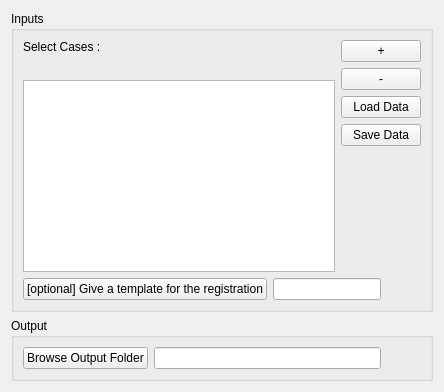
      <widget class="QWidget" name="FileTab">
       <attribute name="title">
        <string>Files</string>
       </attribute>
       <layout class="QVBoxLayout" name="verticalLayout_5">
        <item>
         <widget class="QGroupBox" name="InputsGroupBox">
          <property name="title">
           <string>Inputs</string>
          </property>
          <layout class="QVBoxLayout" name="verticalLayout_7">
           <item>
            <layout class="QHBoxLayout" name="SelectCaseshorizontalLayout">
             <item>
              <layout class="QVBoxLayout" name="verticalLayout_3">
               <item>
                <widget class="QLabel" name="label_15">
                 <property name="text">
                  <string>Select Cases :</string>
                 </property>
                </widget>
               </item>
               <item>
                <widget class="QLabel" name="SelectCasesLabel">
                 <property name="text">
                  <string/>
                 </property>
                </widget>
               </item>
               <item>
                <widget class="QListWidget" name="CaseListWidget">
                 <property name="dragDropMode">
                  <enum>QAbstractItemView::NoDragDrop</enum>
                 </property>
                 <property name="defaultDropAction">
                  <enum>Qt::CopyAction</enum>
                 </property>
                 <property name="selectionMode">
                  <enum>QAbstractItemView::MultiSelection</enum>
                 </property>
                 <property name="iconSize">
                  <size>
                   <width>4</width>
                   <height>4</height>
                  </size>
                 </property>
                 <property name="viewMode">
                  <enum>QListView::ListMode</enum>
                 </property>
                 <property name="sortingEnabled">
                  <bool>false</bool>
                 </property>
                </widget>
               </item>
              </layout>
             </item>
             <item>
              <layout class="QVBoxLayout" name="verticalLayout_2">
               <item>
                <widget class="QPushButton" name="AddPushButton">
                 <property name="toolTip">
                  <string>Add cases</string>
                 </property>
                 <property name="text">
                  <string>+</string>
                 </property>
                </widget>
               </item>
               <item>
                <widget class="QPushButton" name="RemovePushButton">
                 <property name="toolTip">
                  <string>Remove selected cases</string>
                 </property>
                 <property name="text">
                  <string>-</string>
                 </property>
                 <property name="checkable">
                  <bool>false</bool>
                 </property>
                </widget>
               </item>
               <item>
                <widget class="QPushButton" name="BrowseCSVPushButton">
                 <property name="toolTip">
                  <string>Open CSV file as Dataset</string>
                 </property>
                 <property name="text">
                  <string>Load Data</string>
                 </property>
                </widget>
               </item>
               <item>
                <widget class="QPushButton" name="SaveCSVPushButton">
                 <property name="toolTip">
                  <string>Generate a CSV file with Dataset</string>
                 </property>
                 <property name="text">
                  <string>Save Data</string>
                 </property>
                </widget>
               </item>
               <item>
                <spacer name="verticalSpacer">
                 <property name="orientation">
                  <enum>Qt::Vertical</enum>
                 </property>
                 <property name="sizeHint" stdset="0">
                  <size>
                   <width>20</width>
                   <height>40</height>
                  </size>
                 </property>
                </spacer>
               </item>
              </layout>
             </item>
            </layout>
           </item>
           <item>
            <layout class="QHBoxLayout" name="horizontalLayout">
             <item>
              <widget class="QPushButton" name="TemplateBrowsePushButton">
               <property name="toolTip">
                <string>Use of a FA Template</string>
               </property>
               <property name="text">
                <string>[optional] Give a template for the registration</string>
               </property>
              </widget>
             </item>
             <item>
              <widget class="QLineEdit" name="TemplateLineEdit"/>
             </item>
             <item>
              <spacer name="horizontalSpacer_5">
               <property name="orientation">
                <enum>Qt::Horizontal</enum>
               </property>
               <property name="sizeType">
                <enum>QSizePolicy::Minimum</enum>
               </property>
               <property name="sizeHint" stdset="0">
                <size>
                 <width>40</width>
                 <height>20</height>
                </size>
               </property>
              </spacer>
             </item>
            </layout>
           </item>
          </layout>
         </widget>
        </item>
        <item>
         <widget class="QGroupBox" name="OutputGroupBox">
          <property name="maximumSize">
           <size>
            <width>16777215</width>
            <height>100</height>
           </size>
          </property>
          <property name="title">
           <string>Output</string>
          </property>
          <layout class="QVBoxLayout" name="verticalLayout_6">
           <item>
            <layout class="QHBoxLayout" name="OutputFolderhorizontalLayout">
             <item>
              <widget class="QPushButton" name="BrowseOutputPushButton">
               <property name="text">
                <string>Browse Output Folder</string>
               </property>
              </widget>
             </item>
             <item>
              <widget class="QLineEdit" name="OutputFolderLineEdit"/>
             </item>
             <item>
              <spacer name="horizontalSpacer_4">
               <property name="orientation">
                <enum>Qt::Horizontal</enum>
               </property>
               <property name="sizeType">
                <enum>QSizePolicy::Minimum</enum>
               </property>
               <property name="sizeHint" stdset="0">
                <size>
                 <width>40</width>
                 <height>20</height>
                </size>
               </property>
              </spacer>
             </item>
            </layout>
           </item>
          </layout>
         </widget>
        </item>
       </layout>
      </widget>
